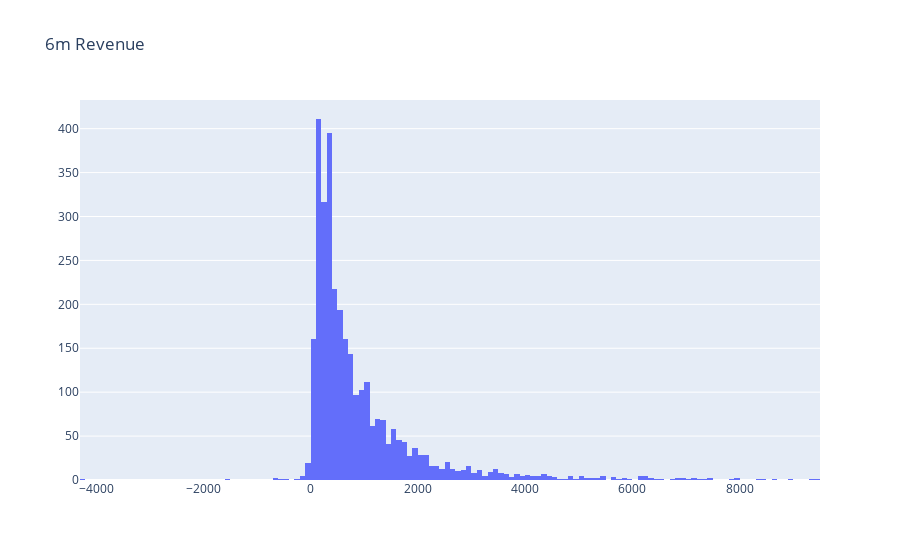

The cell this chart's notebook holds for it:
### Code cell
plot_data = [
    go.Histogram(
        x=tx_user_6m.query('m6_Revenue < 10000')['m6_Revenue']
    )
]

plot_layout = go.Layout(
        title='6m Revenue'
    )
fig = go.Figure(data=plot_data, layout=plot_layout)
pyoff.iplot(fig)

### Figure 1 — Plotly figure (JSON) as saved in the notebook; plotly's stock layout.template omitted (floating-point values rounded to 4 significant figures; data arrays with more than 128 entries replaced by an {"elided": "..."} marker saying what was removed)
{"data": [{"type": "histogram", "x": {"elided": "3131 float values"}}], "layout": {"autosize": true, "title": {"text": "6m Revenue"}, "xaxis": {"autorange": true, "range": [-4300, 9500], "type": "linear"}, "yaxis": {"autorange": true, "range": [0, 432.6]}}}
